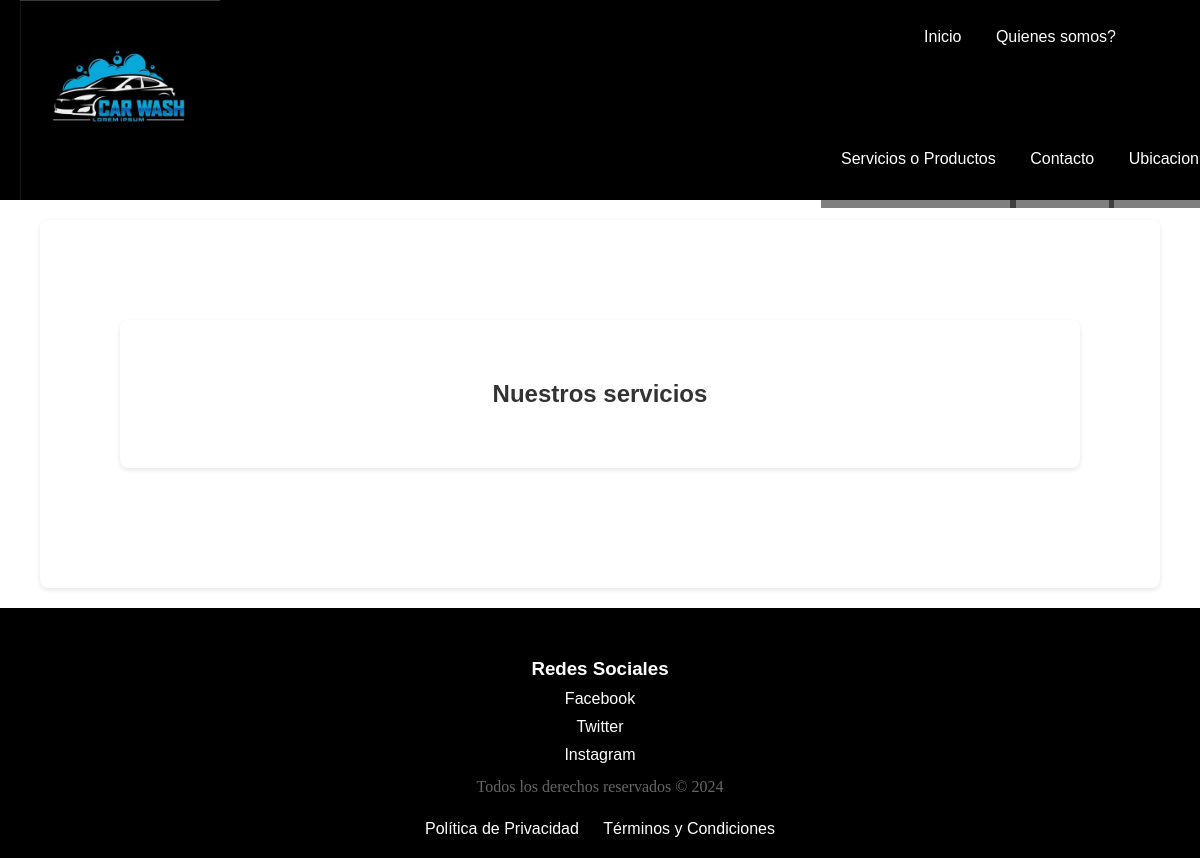
The page /servicios/ on the database as committed earlier.
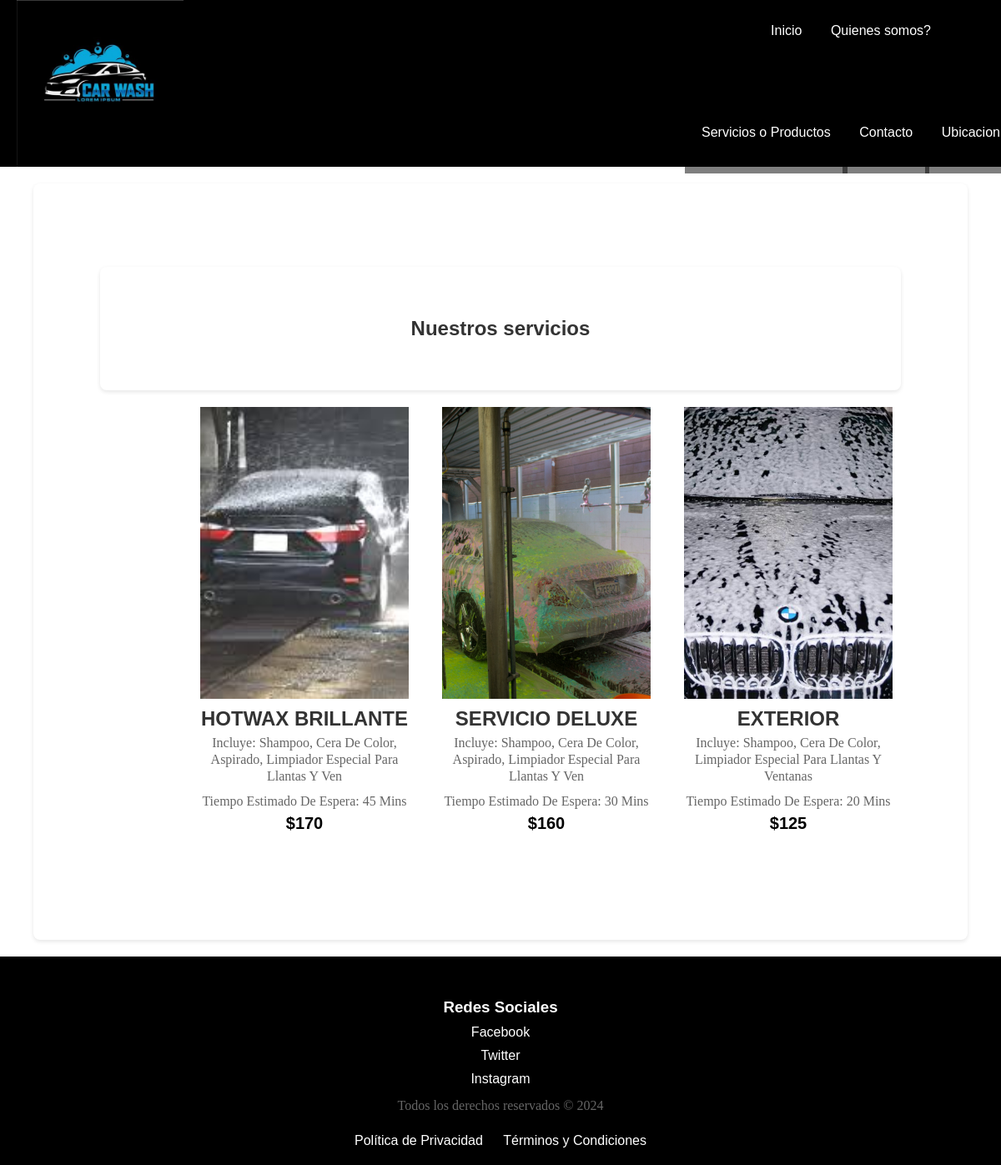
The same page on the database as committed later.
### prueba/models.py (models this page shows, shortened)
class Servicios(models.Model):
    nombreservicios = models.CharField(max_length=80)
    precio = models.IntegerField()
    descripcion = models.CharField(max_length=80)
    tiempo = models.IntegerField()
    garantia = models.BooleanField()
    imagen = models.ImageField(null=True, blank=True)
    class Meta:
        db_table = 'servicios'
        verbose_name ='Servicio'
        verbose_name_plural = 'Servicios'
        ordering = ['id']

### prueba/views.py (the view)
# urls.py: path('servicios/',include("prueba.urls")),
def servicios(request):
    datosservicio={
        "servicios":Servicios.objects.all()
    }
    return render(request,"servicios.html",context=datosservicio)

### prueba/templates/servicios.html (shortened to what this page needs)
{% load static %}
<!DOCTYPE html>
<html lang="en">
<head>
    <link rel="stylesheet" href={% static "/css/estilosUbi.css" %}>
</head>
<body>
    <header class="header1" >
        <img src="{% static "/img/logo.jpg" %}" alt="">
        <nav class="nav-container">
            <ul>
                <li><a href="..">Inicio</a></li>
                <li><a href="../quienessomos/">Quienes somos?</a></li>
                <li><a href="../servicios/">Servicios o Productos</a></li>
                <li><a href="../contacto/">Contacto</a></li>
                <li><a href="../ubicacion/">Ubicacion</a></li>
            </ul>
        </nav>
    </header>
    <div class="container">
        <main>
            <section class="product">
                <h2 class="container">Nuestros servicios</h2>
                <div class="product-container">
                    {% for s in servicios %}
                    <div class="product-card">
                        <div class="product-image">
                            <img src="{{s.imagen.url}}" class="product-thumbn" alt="">
                        </div>
                        <div class="product-info">
                            <h2 class="product-brand">{{s.nombreservicios}}</h2>
                            <p class="product-desc">{{s.descripcion}}</p>
                            <p class="product-desc">Tiempo estimado de espera: {{s.tiempo}} mins</p>
                            <span class="price">${{s.precio}}</span>
                        </div>
                    </div>
                    {% endfor %}
                </div>
            </section>
        </main>
    </div>
    <footer>
        <div class="footer-container">
            <div class="redes-sociales">
                <h3>Redes Sociales</h3>
                <ul>
                    <li><a href="https://www.facebook.com/">Facebook</a></li>
                    <li><a href="https://x.com/">Twitter</a></li>
                    <li><a href="https://www.instagram.com/">Instagram</a></li>
                </ul>
            </div>
        </div>
            <div class="terminos">
                <ul>
                    <p>Todos los derechos reservados &copy; 2024</p>
                    <li><a href="https://www.gob.mx/cms/uploads/attachment/file/92883/POLITICA_DE_PRIVACIDAD_INDAABIN.pdf">Política de Privacidad</a></li>
                    <li><a href="https://www.gob.mx/terminos#:~:text=T%C3%A9rminos%20y%20condiciones%20del,uso%20del%20sitio%20de%20gob.mx">Términos y Condiciones</a></li>
                </ul>
            </div>
    </footer>
</body>
</html>

### prueba/static/css/estilosUbi.css (style rules this page uses)
* { padding: 0; margin: 0; font-family: Arial, Helvetica, sans-serif; }
header { background-color: black; width: 97.5%; height: 160px; text-align: center; padding-top: 0px; margin: 0px; background-size: contain; justify-content: center; align-items: center; display: flex; }
body { background-color:#ffffff; margin: 0; padding: 0; min-height: 100vh; }
.container { max-width: 1000px; margin: 20px auto; background-color: #ffffff; padding: 60px; border-radius: 8px; box-shadow: 0 2px 5px rgba(0, 0, 0, 0.1); margin-top: 20px;; text-align: center; }
p { font-family: 'Times New Roman', Times, serif; text-align: center; }
.header1 img { display: flex; height: 200px; align-items: center; }
.header1 { padding: 20px; text-align: center; position: relative; justify-content: space-between; align-items: center; }
.nav-container { display: inline-block; position: absolute; padding-left: 800px ; }
nav ul { list-style-type: none; margin: 0; padding: 0; }
nav ul li { display: inline-block; margin-right: 10px; }
nav ul li a { color: #ffffff; text-decoration: none; background-color: rgba(0, 0, 0, 0.5); width: 100%; height: 100%; float: left; text-align: center; padding: 10px; padding-top: 40px; padding-bottom: 40px; align-items: center; }
footer { color: #ffffff; background-color: black; width: 100%; height: 200px; text-align: center; padding-top: 50px; margin: 0px; }
.footer-container { display: flex; justify-content: space-around; }
.redes-sociales ul { padding: 0; list-style: none; }
.redes-sociales ul li { margin-bottom: 10px; }
.redes-sociales ul li a { color: #ffffff; text-decoration: none; }
.terminos { text-align: center; }
.terminos ul { list-style: none; padding: 0; }
.terminos ul li { display: inline; margin: 0 10px; }
.terminos ul li a { color: #ffffff; text-decoration: none; }
.terminos ul p { font-size: 16px; }
.product { position: relative; overflow: hidden; padding: 20px; }
.product-container { padding: 0 10vw; display: flex; overflow-x: auto; scroll-behavior: smooth; height: auto; }
.product-card { flex: 0 0 auto; width: 250px; margin-right: 40px; display: flex; flex-direction: column; }
.product-image { position: relative; width: 100%; height: 350px; overflow: hidden; }
.product-thumbn { width: 100%; height: 100%; object-fit: cover; }
.product-info { width: 100%; padding-top: 10px; display: flex; flex-direction: column; flex-grow: 1; }
.product-brand { text-transform: uppercase; }
.product-desc { width: 100%; line-height: 20px; text-transform: capitalize; margin: 5px 0; overflow-wrap: break-word; white-space: normal; }
.price { font-weight: 900; font-size: 20px; }
h1, h2 { color: #333333; }
p { color: #666666; line-height: 1.6; }
ul { list-style-type: none; padding: 0; }
ul li { margin: 10px 0; }
section { margin-bottom: 20px; }
h2 { color: #333333; margin-top: 0; }
p { color: #666666; line-height: 1.6; margin-bottom: 20px; }

Rows that differ between the two databases and show on the page:
added Servicios: imagen (picture), nombreservicios "HOTWAX BRILLANTE", descripcion "Incluye: Shampoo, Cera De Color, Aspirado, Limpiador Especial Para Llantas Y Ven", tiempo "45", precio "170"
added Servicios: imagen (picture), nombreservicios "SERVICIO DELUXE", descripcion "Incluye: Shampoo, Cera De Color, Aspirado, Limpiador Especial Para Llantas Y Ven", tiempo "30", precio "160"
added Servicios: imagen (picture), nombreservicios "EXTERIOR", descripcion "Incluye: Shampoo, Cera De Color, Limpiador Especial Para Llantas Y Ventanas", tiempo "20", precio "125"
